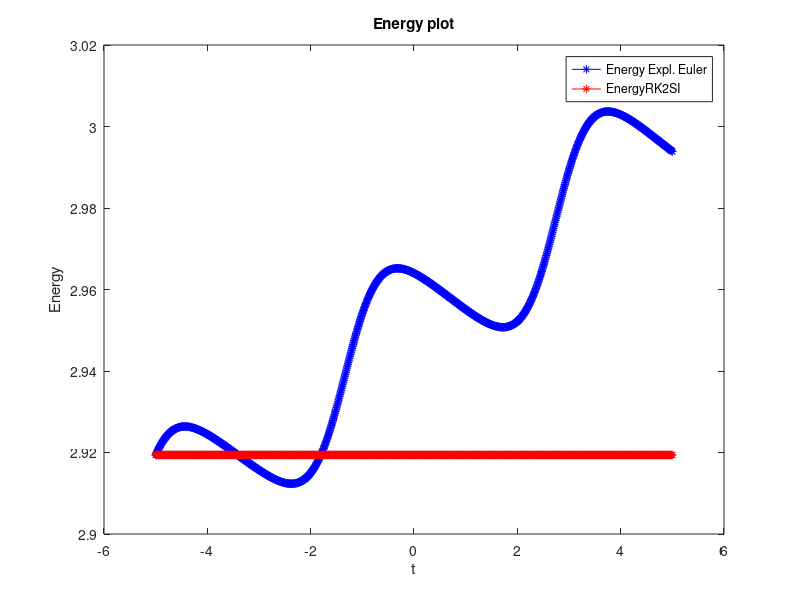
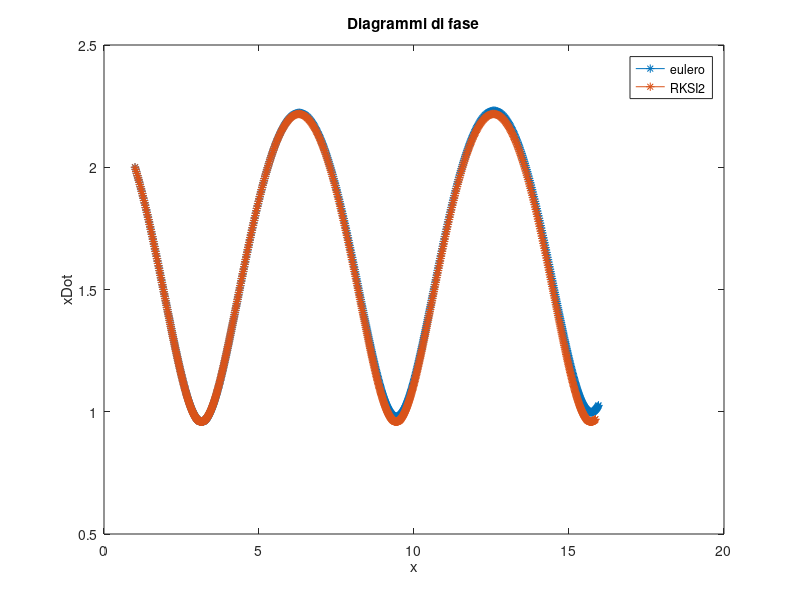

The MATLAB source for these figures, in order:
clear all
close all

#Risoluzione dell'equazione del pendolo semplice (non lineare) mostrando l'effettiva conservazione dell'energia per un RungeKutta semiimplicito di ordine2, mentre Eulero esplicito non la conserva

#Si tratta di un sistema conservativo con energia potenziale U(y)=-cos(y)


#y''=-sin(y)
f=@(y) [y(2);-sin(y(1))];
df=@(y)[0,1;-cos(y(1)),0];
y0=[1;2]; #condizione iniziale


ti=-5;			#Explicit Euler
tf=5;
ts=1000;%time steps
dt=(tf-ti)/ts;
yE=NaN(2,ts+1);
yE(:,1)=y0;
for n=1:ts
  yE(:,n+1)=yE(:,n)+dt*f(yE(:,n));
end

g=9.81;
EEE=yE(2,:).^2 -2*cos(yE(1,:));


				#Runge-Kutta semi-implicito ordine 2

a11=(3+sqrt(3))/6;
a12=0;
a21=-sqrt(3)/3;
a22=(3+sqrt(3))/6;
b1=0.5;
b2=0.5;

y=NaN(2,ts+1);
y(:,1)=y0;

for n=1:ts
  yn=y(:,n);
  F1=@(x) x-yn-dt*a11*f(x);
  J1=@(x) eye(2)-dt*a11*df(x);
  s1=yn;
  res=-J1(s1)\F1(s1);
  tol=dt^4;
  while (norm(res,inf)>tol)
    s1+=res;
    res=-J1(s1)\F1(s1);
  end
  s1+=res;


  F2=@(x) x-yn-a21*dt*f(s1)-a22*dt*f(x);
  J2=@(x) eye(2)-a22*dt*df(x);
  s2=yn;
  res=-J2(s2)\F2(s2);
  while(norm(res,inf)>tol)
    s2+=res;
    res=-J2(s2)\F2(s2);
  end
  s2+=res;

  y(:,n+1)=yn+dt*(b1*f(s1)+b2*f(s2));

endfor

ERK=y(2,:).^2 - 2*cos(y(1,:));

t=linspace(ti,tf,ts+1);

figure 1
plot(t,EEE,'b-*',t,ERK,'r-*')
title('Energy plot')
legend('Energy Expl. Euler','EnergyRK2SI')
xlabel('t')
ylabel('Energy')

figure 2
plot(yE(1,:),yE(2,:),'-*',y(1,:),y(2,:),'-*')
title('Diagrammi di fase')
xlabel('x')
ylabel('xDot')
legend('eulero','RKSI2')
